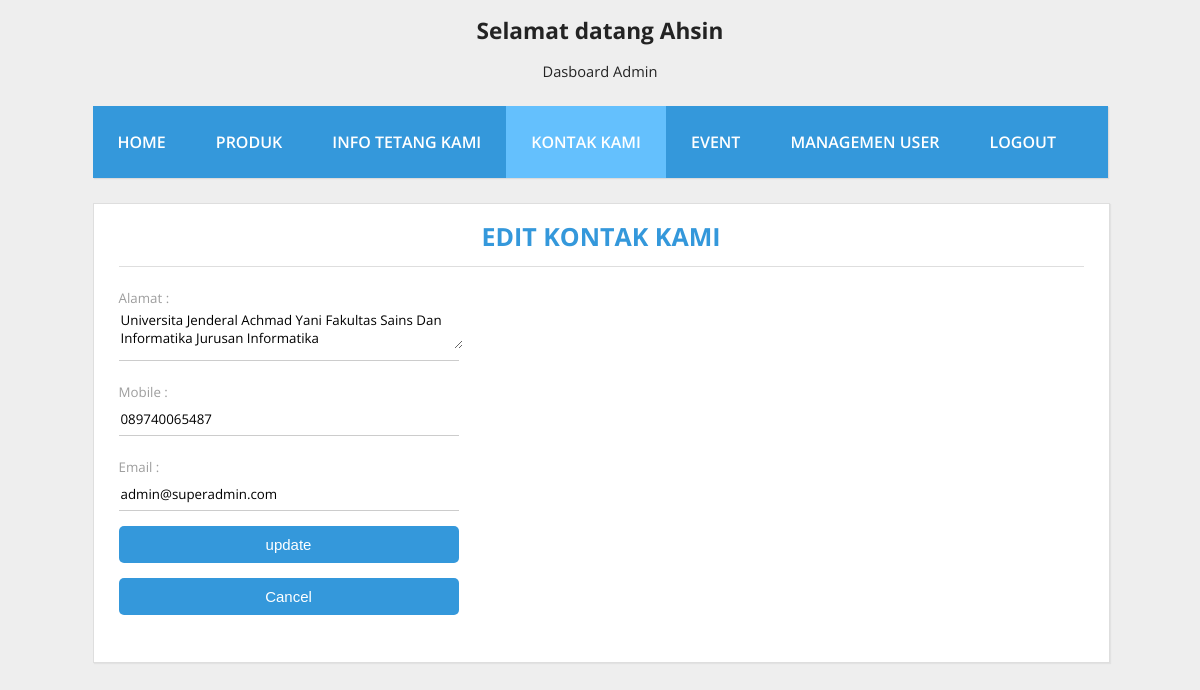
/Admin/FBalas.php?id=1 (signed in), run on the app's committed database.
### tables this page shows
CREATE TABLE IF NOT EXISTS `kontak` (
  `id` int(12) NOT NULL AUTO_INCREMENT,
  `alamat` text NOT NULL,
  `mobile` varchar(12) NOT NULL,
  `email` varchar(100) NOT NULL,
  PRIMARY KEY (`id`)
);

### Admin/FBalas.php (the view, shortened to what this page needs)
<!DOCTYPE html>
<html>
<head>
	<link rel="stylesheet" type="text/css" href="assets/css/produk.css">
</head>
<body>
	<header>
		<h1 class="judul">Selamat datang <?php echo $_SESSION['username'];?></h1>
		<p class="deskripsi">Dasboard Admin</p>
	</header>
	<div class="wrap">
		<nav class="menu">
			<ul>
				<li>
					<a href="dashboard.php">Home</a>
				</li>
				<li>
					<a href="produk.php">Produk</a>
				</li>
				<li>
					<a href="info.php">Info Tetang Kami</a>
				</li>
				<li>
					<a href="kontak.php" class="aktif">Kontak Kami</a>
				</li>
				<li>
					<a href="event.php">Event</a>
				</li>
				<li>
					<a href="user.php">Managemen User</a>
				</li>
				<li>
					<a href="konfigurasi/logout.php">Logout</a>
				</li>
			</ul>
		</nav>
		<div class="bkonten">
			<div class="konten">
				<div class="post-info">
					<b><center>Edit Kontak Kami</center></b>
					<hr>
				</div>
				<?php
					require_once ("konfigurasi/koneksi.php");
					$id=$_GET['id'];
					$query = mysqli_query($con,"SELECT * FROM kontak WHERE id='$id'");
					while ($data = mysqli_fetch_array($query)){ ?>
					<div id="myDIV">
						<form method="POST" action="konfigurasi/TKontak.php" class="login-form">
							<div class="input-container">
								<label>Alamat :</label>
								<textarea name="alamat" class="input"><?php echo $data['alamat'];?></textarea>
							</div>
							<div class="input-container">
								<label>Mobile :</label>
								<input type="number" class="input" name="mobile" value="<?php echo $data['mobile'];?>"/>
							</div>
							<div class="input-container">
								<label>Email :</label>
								<input type="email" class="input" name="email" value="<?php echo $data['email'];?>"/>
							</div>
							<input type="submit" class="button" value="update">
						</form>
						<div class="login-form">
						<a href="kontak.php"><button class="button">Cancel</button></a>
						</div>
						<?php
	}
		?>
						<br>
					</div>
			</div>
		</div>
	</div>
</body>
</html>

### Admin/assets/css/produk.css (style rules this page uses)
body { background: #eee; margin:0; font-family: 'Open Sans', sans-serif; }
hr { border:0; background:#dedede; height:1px; }
header { text-align: center; color: #232323; }
header .judul { font-size: 17pt; }
header .deskripsi { font-size: 11pt; }
.wrap { width: 1015px; margin:25px auto; }
nav.menu ul { overflow:hidden; color:#fff; list-style: none; float:left; padding:0; width: 1015px; margin:0 0 0; background:#3498db; -webkit-box-shadow: 1px 1px 1px 0px rgba(204,204,204,0.55); -moz-box-shadow: 1px 1px 1px 0px rgba(204,204,204,0.55); box-shadow: 1px 1px 1px 0px rgba(204,204,204,0.55); }
nav.menu ul li { margin:0; float:left; }
nav.menu ul a { padding:25px; display:block; font-weight:600; font-size: 16px; color:#fff; text-transform: uppercase; transition: all 0.5s ease; text-decoration: none; }
.aktif { background: #64c0fd; }
.bkonten { float:left; }
.konten { width:965px; padding:25px; margin:25px auto; background: #fff; border:1px solid #dedede; -webkit-box-shadow: 1px 1px 1px 0px rgba(204,204,204,0.35); -moz-box-shadow: 1px 1px 1px 0px rgba(204,204,204,0.35); box-shadow: 1px 1px 1px 0px rgba(204,204,204,0.35); }
.login-form .input-container { border-bottom: 1px solid #CCCCCC; margin-top: 15px; font-size: 20px; font-family: 'Open Sans', sans-serif; color: #9e9e9e; padding-bottom: 5px; width: 340px; }
.login-form .input { border: 0; width: 100%; font-family: 'Open Sans', sans-serif; }
textarea { font-family: 'Open Sans', sans-serif; }
.login-form .button { margin-top: 15px; background: #3498db; border-radius: 5px; border: none; width: 340px; color: #FFFFFF; padding: 10px; font-size: 15px; transition: background .3s; }
label { font-size: 10pt; }
.post-info { color: #3498db; font-size: 25px; margin: -10px 0 15px; text-transform: uppercase; }

### data on the page
kontak: alamat "Universita Jenderal Achmad Yani Fakultas Sains Dan Informatika Jurusan Informatika", mobile "089740065487", email "admin@superadmin.com"

### other printed values
$_SESSION['username'] "Ahsin"
